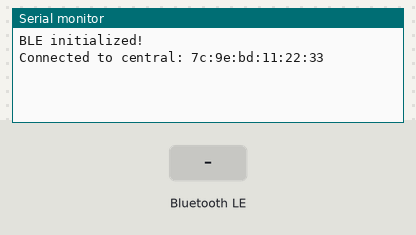
This sketch was run on a simulated Arduino Nano 33 IoT. Shown: the last lines printed to the serial monitor. The inputs (shaded band) are chosen by the test bench. Nothing arrives over Bluetooth unless stated; a phone connects over Bluetooth LE 3 s after start.

Above: at 3.8 s.
3.9 s: Bluetooth LE write "1" received
At 4.9 s:
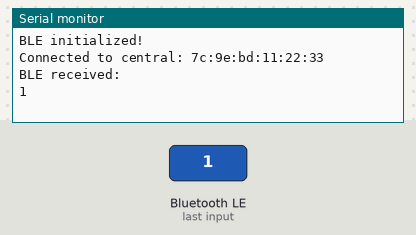
5.4 s: Bluetooth LE write "0" received
At 6.0 s:
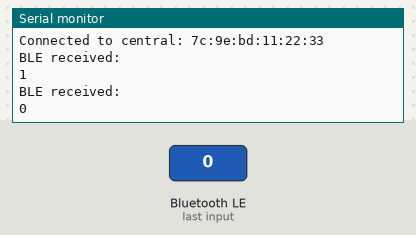
6.9 s: Bluetooth LE write "2" received
At 8.4 s:
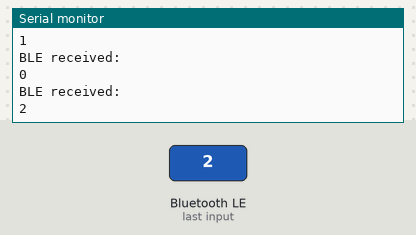

The sketch:

BLE_car_starter.ino
```cpp
#include <ArduinoBLE.h>

//on terminal, use [uuidgen] to get a randomly-generated ID
//use the ID as serviceUUID and change 1 character and use as charUUID
//copy the serviceUUID into the serviceUUID JavaScript variable as well
#define serviceUUID "3c5bd4c2-055f-11ed-b939-0242ac120002"
#define charUUID "4c5bd4c2-055f-11ed-b939-0242ac120002"

//String carName = "Hehe"; //name your car whatever you want

BLEService moveCar(serviceUUID);
BLEIntCharacteristic dir(charUUID, BLERead | BLEWrite);


void setup() {
  Serial.begin(9600);
  while (!Serial) {};
  while (!BLE.begin()) {
    Serial.println("Error initializing BLE...");
    delay(2000);
  }
  Serial.println("BLE initialized!");
  BLE.setLocalName("Hehe");
  BLE.setAdvertisedService(moveCar);
  moveCar.addCharacteristic(dir);
  BLE.addService(moveCar);
  BLE.advertise();
}

bool centralConnected = false;

void loop() {
  BLEDevice central = BLE.central();
  if (central && !centralConnected) {
    Serial.print("Connected to central: ");
    Serial.println(central.address());
    centralConnected = true;
  } else if (!central && centralConnected) {
    Serial.println("Disconnected from central.");
    centralConnected = false;
  }

  if (central.connected() && central) {
    if (dir.written()) {
//      moveCar(dir.value());
      Serial.println("BLE received:");
      Serial.println(dir.value());
    }
  }
}

//void moveCar(int num) {
//  if (int == 0) {
//
//  } else if (int == 1) {
//
//  }
//  //etc...
//}
```

Measured:
- after the input at 3.9 s, the serial monitor: prints a new line at once (image 1)
- after the input at 5.4 s, the serial monitor: prints a new line at once (image 2)
- after the input at 6.9 s, the serial monitor: prints a new line at once (image 3)
